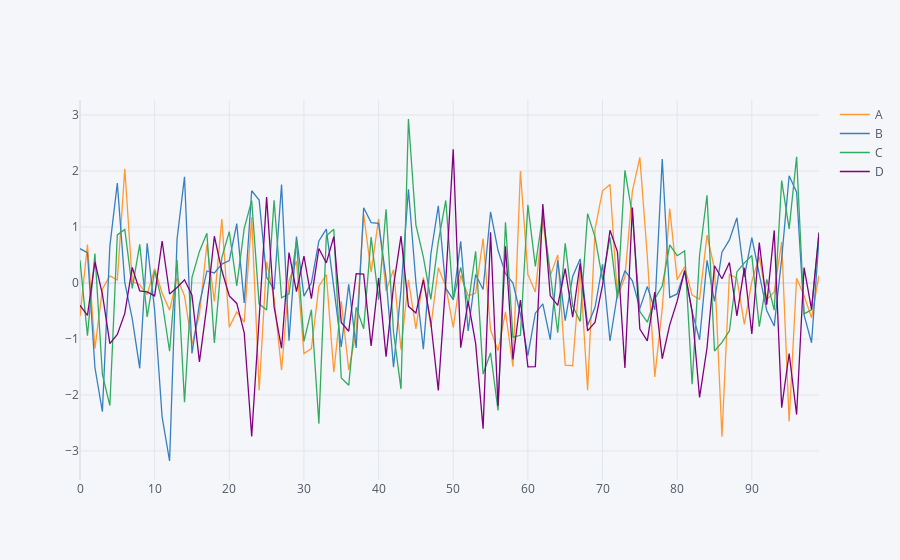

The notebook cell this image was saved under:
### Code cell
# iplot, Interactive Plot
df.iplot()
